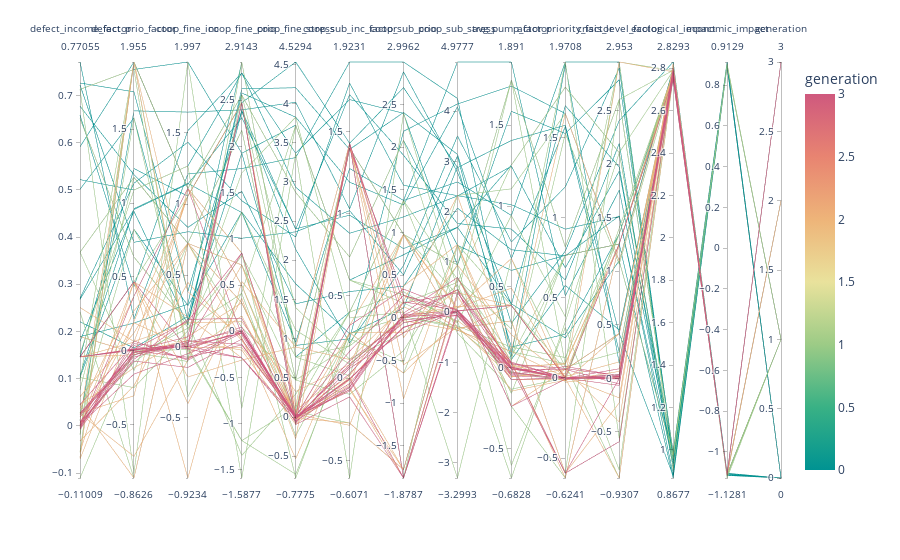

The notebook cell saved with this chart:
### Code cell
import plotly.express as px
import pandas as pd

gen_data = {}
gen_data["generation"] = [d['generation'] for d in search.execution_results]

df = pd.concat([pd.DataFrame(incentive_data),
                pd.DataFrame(quota_data),
                pd.DataFrame(ecological_impact_data),
                pd.DataFrame(economic_impact_data),
                pd.DataFrame(gen_data)],
                axis=1)

fig = px.parallel_coordinates(df, color="generation",
                              dimensions=df.columns,
                              color_continuous_scale=px.colors.diverging.Temps,
                              color_continuous_midpoint=1.5)
fig.show()
